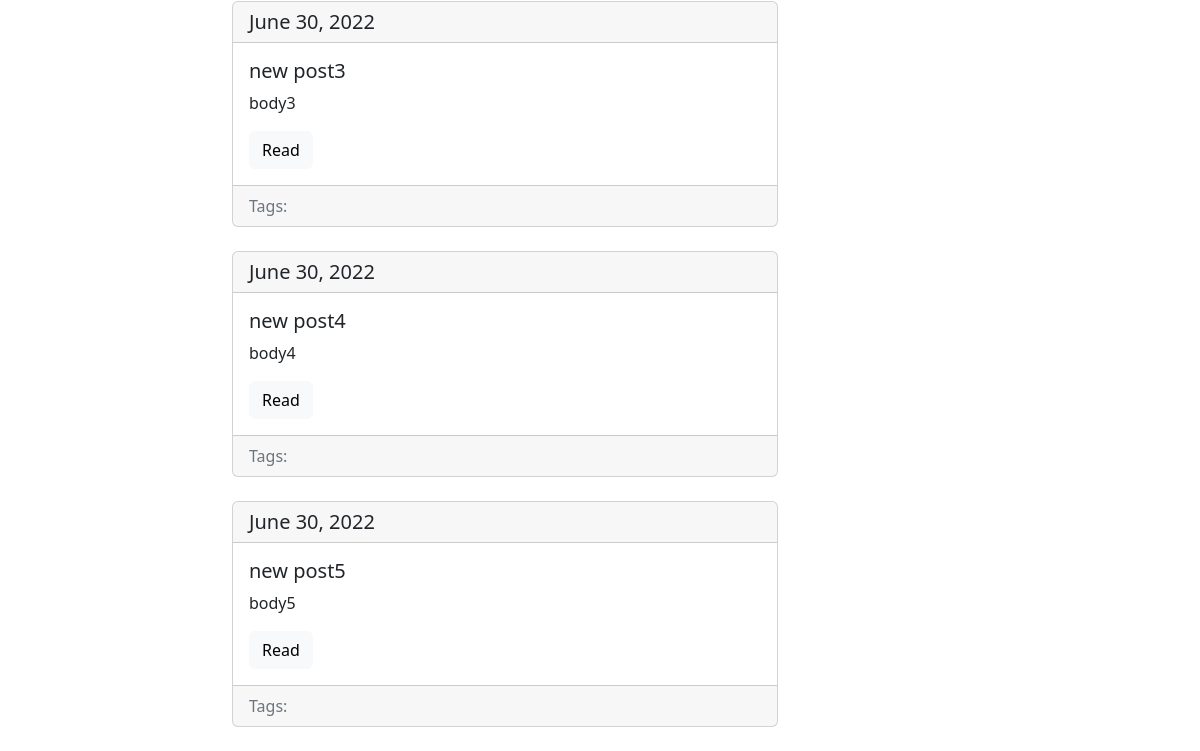
/blog/ (lower part), run on an earlier commit of the app's database.
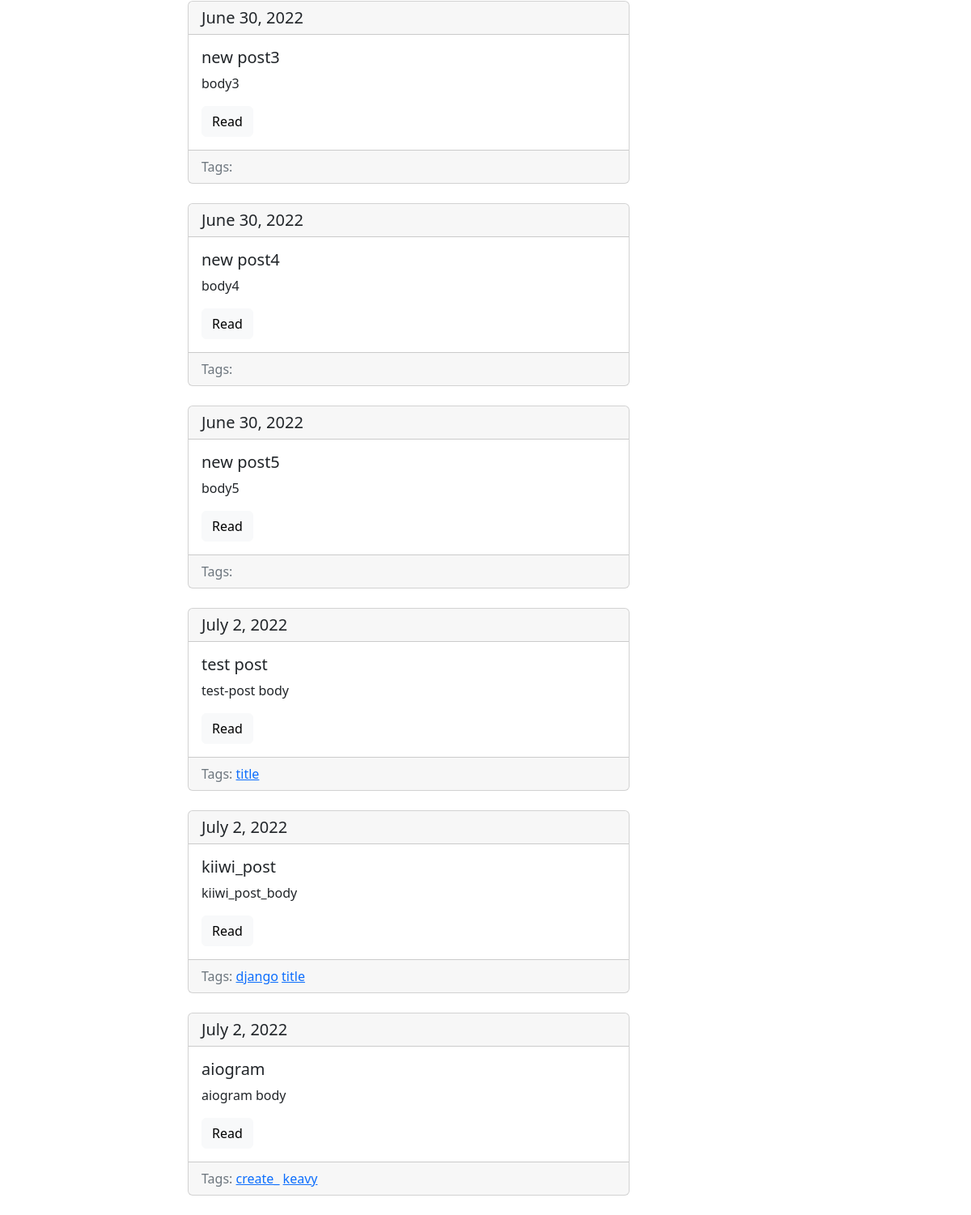
And on a later commit of the database.
### blog/models.py (models this page shows, shortened)
class Post(models.Model):
    title = models.CharField(max_length=150, db_index=True)
    slug = models.SlugField(max_length=150, blank=True, unique=True)
    body = models.TextField(blank=True, db_index=True)
    date_pub = models.DateField(auto_now_add=True)
    tags = models.ManyToManyField('Tag', blank=True, related_name='posts')
    def get_absolute_url(self):
        return reverse('post_detail_url', kwargs={'slug':self.slug})

class Tag(models.Model):
    title = models.CharField(max_length=50, db_index=True)
    slug = models.SlugField(max_length=50, unique=True)
    def get_absolute_url(self):
        return reverse('tag_detail_url', kwargs={'slug': self.slug})

### blog/views.py (the view)
# urls.py: path('', post_list, name='posts_list_url'),
def post_list(request):
    posts = Post.objects.all()
    return render(request, 'blog/index.html', context={'posts': posts})

### blog/templates/blog/index.html (shortened to what this page needs)
{% extends "blog/base_blog.html" %}
{% block content %}
{% for post in posts %}
  {% include 'blog/includes/card_detail.html' %}
{% endfor %}
{% endblock %}

### blog/templates/blog/includes/card_detail.html
<div class="card mb-4">
              <h5 class="card-header">{{post.date_pub}}</h5>
              <div class="card-body">
                <h5 class="card-title">{{post.title}}</h5>
                <p class="card-text">{{post.body|truncatewords:15}}</p>
                <a href="{{post.get_absolute_url}}" class="btn btn-light">Read</a>
              </div>
                <div class="card-footer text-muted">
                Tags:
                    {% for tag in post.tags.all %}
                        <a href="{{tag.get_absolute_url}}">{{tag.title}}</a>
                    {% endfor %}
                </div>
</div>

What changed in the data, as far as the page shows it:
added Post: date_pub "July 2, 2022", title "test post", body "test-post body"
now on this page (row unchanged): Tag: title "title"
added Post: date_pub "July 2, 2022", title "kiiwi_post", body "kiiwi_post_body"
now on this page (row unchanged): Tag: title "django", shown under "July 2, 2022"
added Post: date_pub "July 2, 2022", title "aiogram", body "aiogram body"
now on this page (row unchanged): Tag: title "create_", shown under "July 2, 2022"
now on this page (row unchanged): Tag: title "keavy", shown under "July 2, 2022"
